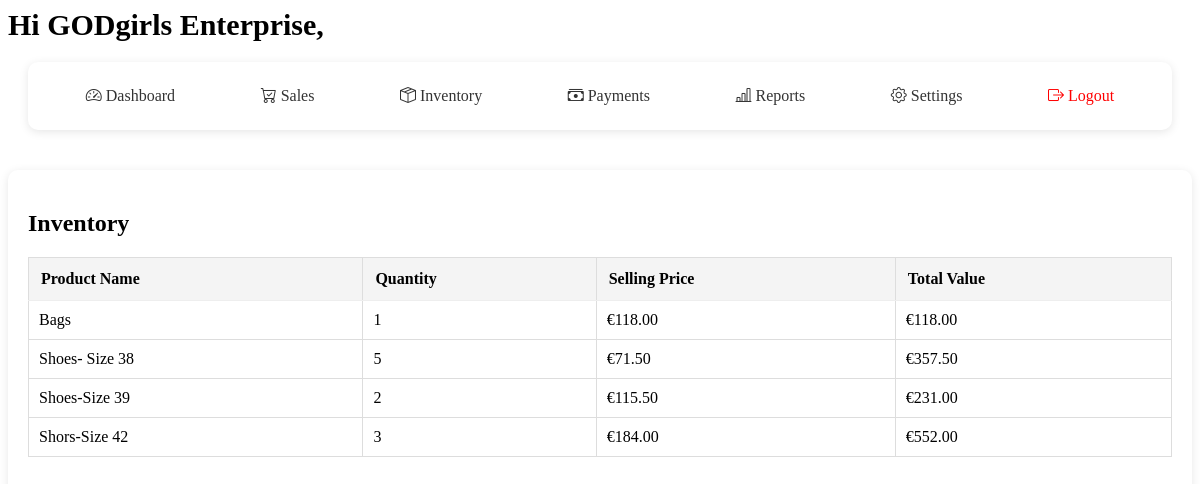
The page /inventory (signed in) on the database its author committed.
### models/user.py (models this page shows, shortened)
class User(UserMixin, db.Model):
    __tablename__ = 'users'
    id = db.Column(db.Integer, primary_key=True)
    business_name = db.Column(db.String(100))
    name = db.Column(db.String(100), nullable=False)
    email = db.Column(db.String(120), unique=True, nullable=False)
    password_hash = db.Column(db.String(200))
    created_at = db.Column(db.DateTime, default=datetime.utcnow)
    currency_code = db.Column(db.String(5), default='GHS')  # e.g., 'GHS', 'USD', etc.
    logo_path = db.Column(db.String(255))
    products = db.relationship('Product', backref='user', lazy=True, cascade='all, delete-orphan')
    sales = db.relationship('Sale', backref='user', lazy=True, cascade='all, delete-orphan')
    payments = db.relationship('Payment', backref='user', lazy=True, cascade='all, delete-orphan')

### models/product.py (models this page shows, shortened)
class Product(db.Model):
    __tablename__ = 'products'
    id = db.Column(db.Integer, primary_key=True)
    name = db.Column(db.String(100), nullable=False, unique=True)
    quantity = db.Column(db.Integer, default=0)
    cost_price = db.Column(db.Float, nullable=False)
    selling_price = db.Column(db.Float, nullable=False)
    profit_margin = db.Column(db.Float)
    min_stock_level = db.Column(db.Integer, default=10)
    created_at = db.Column(db.DateTime, default=datetime.utcnow)
    updated_at = db.Column(db.DateTime, default=datetime.utcnow, onupdate=datetime.utcnow)
    price = db.Column(db.Float)
    user_id = db.Column(db.Integer, db.ForeignKey('users.id'), nullable=False)
    sales = db.relationship('Sale', backref='product', lazy=True, cascade='all, delete-orphan')
    payment_records = db.relationship('Payment', backref='product', lazy=True)  # renamed from 'payments'
    costs = db.relationship('ProductCost', backref='product', lazy=True)

### app.py (the view)
@app.route('/inventory')
@login_required
def inventory():
    page = request.args.get('page', 1, type=int)
    per_page = 5
    products_query = Product.query.filter_by(user_id=current_user.id).filter(Product.quantity > 0)
    pagination = products_query.order_by(Product.name).paginate(page=page, per_page=per_page, error_out=False)
    return render_template(
        'inventory.html',
        products=pagination.items,
        pagination=pagination
    )

### app.py (called while the page is built)
@app.template_filter('currency')
def format_currency_filter(value, currency=None):
    if not value:
        return ''
    if not currency:
        currency = getattr(current_user, 'currency_code', 'GHS')  # ✅ Correct field
    try:
        return format_currency(value, currency, locale='en')
    except:
        return f"{currency} {value:,.2f}"

@app.before_request
def load_user():
    if 'user_id' in session:
        g.user = db.session.get(User, session['user_id'])

@login_manager.user_loader
def load_user(user_id):
    return User.query.get(int(user_id))  # assuming you're using SQLAlchemy and User has an id

@app.context_processor
def inject_user():
    return dict(current_user=current_user)

### templates/inventory.html (shortened to what this page needs)
<!DOCTYPE html>
<html lang="en">
<head>
  <link rel="stylesheet" href="{{ url_for('static', filename='css/inventory.css') }}">
  <link rel="stylesheet" href="https://cdn.jsdelivr.net/npm/bootstrap-icons@1.10.5/font/bootstrap-icons.css">
</head>
<body>
  <span style="font-weight: bold; font-size: 30px; text-align: center;">
                    {% if current_user.is_authenticated and current_user.business_name %}
                                   Hi {{ current_user.business_name }},
                    {% else %}
                        AKONTABU
                    {% endif %}
  </span>
  <div class="inventory-container">
    <div class="nav-bar">
      <div class="nav-links">
        <a href="{{ url_for('dashboard') }}" class="nav-link"><i class="bi bi-speedometer2"></i> Dashboard</a>
        <a href="{{ url_for('sales') }}" class="nav-link"><i class="bi bi-cart-check"></i> Sales</a>
        <a href="{{ url_for('inventory') }}" class="nav-link"><i class="bi bi-box-seam"></i> Inventory</a>
        <a href="{{ url_for('payments') }}" class="nav-link"><i class="bi bi-cash-stack"></i> Payments</a>
        <a href="{{ url_for('reports') }}" class="nav-link"><i class="bi bi-bar-chart-line"></i> Reports</a>
        <a href="{{ url_for('settings') }}" class="nav-link"><i class="bi bi-gear"></i> Settings</a>
        <a href="{{ url_for('logout') }}" class="nav-link" style="color:red;"><i class="bi bi-box-arrow-right"></i> Logout</a>
      </div>
    </div>
  </div>
  <div class="Inventory-grid">
    <h2>Inventory</h2>
    <table class="inventory-table">
      <thead>
        <tr>
          <th>Product Name</th>
          <th>Quantity</th>
          <th>Selling Price</th>
          <th>Total Value</th>
        </tr>
      </thead>
      <tbody>
        {% if products %}
          {% for product in products %}
            <tr>
              <td>{{ product.name }}</td>
              <td>{{ product.quantity }}</td>
              <td>{{ product.selling_price | currency }}</td>
              <td>{{ (product.quantity * product.selling_price) | currency }}</td>
            </tr>
          {% endfor %}
        {% else %}
          <tr><td colspan="5" style="text-align: center; color: #888;">No products available.</td></tr>
        {% endif %}
      </tbody>
    </table>
</body>
</html>

### static/css/inventory.css (style rules this page uses)
table { width: 100%; border-collapse: collapse; }
th, td { padding: 10px; border: 1px solid #ddd; text-align: left; }
th { background-color: #f4f4f4; }
.inventory-container { max-width: 1200px; margin: auto; padding: 20px; }
.Inventory-grid { max-width: 1200px; margin: auto; padding: 20px; box-sizing: border-box; border-radius: 10px; box-shadow: 0 2px 10px rgba(0,0,0,0.1); }
.nav-bar { background: #fff; padding: 15px; border-radius: 10px; box-shadow: 0 2px 10px rgba(0,0,0,0.1); margin-bottom: 20px; }
.nav-links { display: flex; justify-content: space-around; }
.nav-link { text-decoration: none; color: #333; padding: 10px 20px; border-radius: 5px; transition: background 0.3s ease; }
.inventory-table { width: 100%; border-collapse: collapse; }
.inventory-table th, .payment-table td { padding: 12px; border-bottom: 1px solid #eee; text-align: left; }

### rows shown on the page
User: business_name "GODgirls Enterprise"
Product: name "Bags", quantity "1", selling_price "€118.00", (product.quantity*product.selling_price)|currency "€118.00"
Product: name "Shoes- Size 38", quantity "5", selling_price "€71.50", (product.quantity*product.selling_price)|currency "€357.50"
Product: name "Shoes-Size 39", quantity "2", selling_price "€115.50", (product.quantity*product.selling_price)|currency "€231.00"
Product: name "Shors-Size 42", quantity "3", selling_price "€184.00", (product.quantity*product.selling_price)|currency "€552.00"
